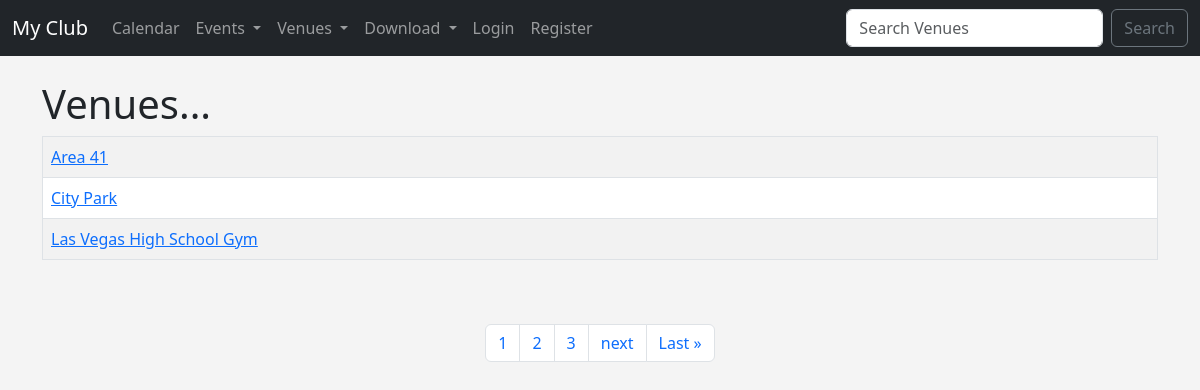
Screenshot of /list_venues with the database file from the repository.
### events/models.py (models this page shows)
class Venue(models.Model):
	name = models.CharField('Venue Name', max_length=120)
	address = models.CharField(max_length=300)
	zip_code = models.CharField('Zip Code', max_length=15)
	phone = models.CharField('Contact Phone', max_length=45, blank=True)
	web = models.URLField('Website Address', blank=True)
	email_address = models.EmailField('Email Address', blank=True)
	owner = models.IntegerField('Venue Owner', blank=False, default=1)
	venue_image = models.ImageField(null=True, blank=True, upload_to="images/")
	def __str__(self):
		return self.name

### events/views.py (the view)
# urls.py: path('list_venues', views.list_venues, name="list-venues"),
def list_venues(request):
	venue_list = Venue.objects.all()
	p = Paginator(Venue.objects.all(), 3)
	page = request.GET.get('page')
	venues = p.get_page(page)
	nums = "a" * venues.paginator.num_pages
	return render(request, 'events/venue.html',
		{'venue_list': venue_list, 'venues': venues, 'nums': nums})

### events/templates/events/venue.html (shortened to what this page needs)
{% extends 'events/base.html' %}
{% block content %}
	<h1>Venues...</h1>
	<table class="table table-hover table-striped table-bordered">
	{% for venue in venues %}
		<tr>
			<td>
				<a href="{% url 'show-venue' venue.id %}">{{ venue }}</a>
			</td>
		</tr>
	{% endfor %}
    </table>
<br/><br/>
<nav aria-label="Page navigation example">
  <ul class="pagination justify-content-center">
{% for i in nums %}
	<li class="page-item"><a href="?page={{ forloop.counter }}" class="page-link">{{ forloop.counter }}</a></li>
{% endfor %}
{% if venues.has_next %}
	<li class="page-item"><a href="?page={{ venues.next_page_number }}" class="page-link">next</a></li>
	<li class="page-item"><a href="?page={{ venues.paginator.num_pages }}" class="page-link">Last &raquo</a></li>
{% endif %}
  </ul>
</nav>
{% endblock %}

### events/templates/events/base.html (style rules this page uses)
body { background: #f4f4f4; }

### rows the page displays
Venue: name "Area 41"
Venue: name "City Park"
Venue: name "Las Vegas High School Gym"
